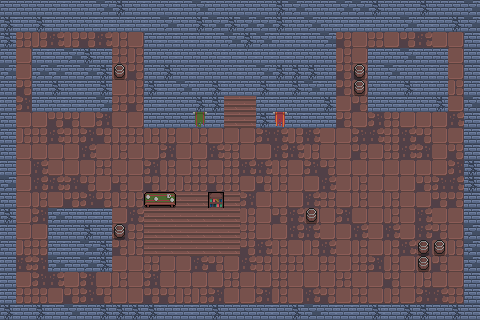

This game map was drawn from its Tiled (.tmx) file and the tilesets committed beside it. A one-line description and the full map source follow:
An orthogonal 30x20 tile map with 16x16 px tiles, 3 tile layers (floor, walls, decor) and 7 objects (2x marker, player, camera, npc/elder, door, ...).

<map version="1.10" tiledversion="1.11.0" orientation="orthogonal" renderorder="right-down" width="30" height="20" tilewidth="16" tileheight="16" infinite="0" nextlayerid="5" nextobjectid="8">
 <properties>
  <property name="title" value="Millbrook" />
 </properties>
 <tileset firstgid="1" source="tiles.tsx" />
 <layer id="1" name="floor" width="30" height="20">
  <properties><property name="renderLayer" value="floor" /></properties>
  <data encoding="csv">
0,0,0,0,0,0,0,0,0,0,0,0,0,0,0,0,0,0,0,0,0,0,0,0,0,0,0,0,0,0,
0,0,0,0,0,0,0,0,0,0,0,0,0,0,0,0,0,0,0,0,0,0,0,0,0,0,0,0,0,0,
0,12,22,31,22,21,31,22,13,0,0,0,0,0,0,0,0,0,0,0,0,21,13,12,13,21,31,13,13,0,
0,13,0,0,0,0,0,12,22,0,0,0,0,0,0,0,0,0,0,0,0,22,13,0,0,0,0,0,13,0,
0,13,0,0,0,0,0,13,21,0,0,0,0,0,0,0,0,0,0,0,0,21,21,0,0,0,0,0,13,0,
0,21,0,0,0,0,0,13,22,0,0,0,0,0,0,0,0,0,0,0,0,21,13,0,0,0,0,0,22,0,
0,30,0,0,0,0,0,12,21,0,0,0,0,0,28,28,0,0,0,0,0,13,21,0,0,0,0,0,13,0,
0,13,13,21,21,13,30,13,13,0,0,0,0,0,28,28,0,0,0,0,0,21,13,30,12,13,13,13,31,0,
0,22,12,31,12,30,21,22,12,22,22,13,22,13,13,13,30,31,22,31,13,13,30,31,12,31,21,13,13,0,
0,13,13,13,13,31,13,22,13,13,30,13,13,31,12,13,13,31,31,22,13,13,21,13,12,31,30,13,21,0,
0,13,31,13,13,13,12,13,13,30,22,13,12,13,12,31,31,22,13,30,21,13,13,13,13,13,13,13,30,0,
0,13,31,31,30,21,13,21,13,21,22,22,12,21,12,13,21,22,13,13,31,13,22,13,13,13,21,30,31,0,
0,13,22,13,21,30,21,22,22,28,28,28,28,28,28,30,13,13,13,31,12,13,22,13,22,13,13,21,21,0,
0,13,30,0,0,0,0,13,31,28,28,28,28,28,28,22,13,21,31,13,13,30,13,13,22,13,31,13,13,0,
0,13,13,0,0,0,0,30,12,28,28,28,28,28,28,12,13,13,31,31,13,13,31,13,31,13,31,21,13,0,
0,22,12,0,0,0,0,21,22,28,28,28,28,28,28,21,31,22,13,22,31,13,22,13,22,31,30,13,22,0,
0,31,30,0,0,0,0,13,13,12,13,13,31,21,13,31,12,22,12,13,12,13,12,30,22,13,13,21,13,0,
0,13,30,31,13,30,13,22,13,30,13,13,13,13,12,13,13,12,13,13,13,12,13,13,21,13,22,13,13,0,
0,12,12,13,21,30,21,13,13,21,21,22,22,30,13,13,30,22,13,31,21,13,12,13,22,13,30,31,12,0,
0,0,0,0,0,0,0,0,0,0,0,0,0,0,0,0,0,0,0,0,0,0,0,0,0,0,0,0,0,0
</data>
 </layer>
 <layer id="2" name="walls" width="30" height="20">
  <properties><property name="renderLayer" value="floor" /></properties>
  <data encoding="csv">
44,44,44,44,43,44,52,54,44,43,44,43,52,43,44,44,44,54,52,44,44,52,52,54,44,44,54,44,44,52,
54,43,54,43,44,44,43,43,43,43,52,44,54,52,54,52,52,54,44,52,44,43,43,43,44,52,44,43,54,52,
54,0,0,0,0,0,0,0,0,44,43,43,43,43,52,54,52,43,43,43,52,0,0,0,0,0,0,0,0,44,
44,0,44,43,52,54,44,0,0,43,44,43,44,44,43,43,43,43,43,44,44,0,0,43,44,52,43,44,0,43,
52,0,52,52,44,52,54,0,0,44,54,44,43,44,44,43,52,54,54,54,44,0,0,43,52,43,44,43,0,44,
44,0,44,54,44,43,54,0,0,54,43,52,43,54,43,44,54,43,54,52,43,0,0,44,43,54,43,43,0,43,
43,0,43,44,43,43,52,0,0,43,43,44,54,54,0,0,44,43,44,44,54,0,0,43,44,43,44,54,0,52,
44,0,0,0,0,0,0,0,0,43,44,44,43,43,0,0,54,43,44,43,44,0,0,0,0,0,0,0,0,44,
44,0,0,0,0,0,0,0,0,0,0,0,0,0,0,0,0,0,0,0,0,0,0,0,0,0,0,0,0,43,
44,0,0,0,0,0,0,0,0,0,0,0,0,0,0,0,0,0,0,0,0,0,0,0,0,0,0,0,0,44,
43,0,0,0,0,0,0,0,0,0,0,0,0,0,0,0,0,0,0,0,0,0,0,0,0,0,0,0,0,54,
52,0,0,0,0,0,0,0,0,0,0,0,0,0,0,0,0,0,0,0,0,0,0,0,0,0,0,0,0,54,
44,0,0,0,0,0,0,0,0,0,0,0,0,0,0,0,0,0,0,0,0,0,0,0,0,0,0,0,0,43,
54,0,0,52,44,43,43,0,0,0,0,0,0,0,0,0,0,0,0,0,0,0,0,0,0,0,0,0,0,43,
43,0,0,44,44,54,44,0,0,0,0,0,0,0,0,0,0,0,0,0,0,0,0,0,0,0,0,0,0,52,
44,0,0,44,43,52,54,0,0,0,0,0,0,0,0,0,0,0,0,0,0,0,0,0,0,0,0,0,0,52,
43,0,0,52,44,52,54,0,0,0,0,0,0,0,0,0,0,0,0,0,0,0,0,0,0,0,0,0,0,52,
43,0,0,0,0,0,0,0,0,0,0,0,0,0,0,0,0,0,0,0,0,0,0,0,0,0,0,0,0,43,
43,0,0,0,0,0,0,0,0,0,0,0,0,0,0,0,0,0,0,0,0,0,0,0,0,0,0,0,0,44,
54,43,54,43,52,43,54,54,54,54,43,43,43,54,44,44,44,43,54,52,44,43,43,54,43,54,54,44,54,44
</data>
 </layer>
 <layer id="3" name="decor" width="30" height="20">
  <properties><property name="renderLayer" value="floor" /></properties>
  <data encoding="csv">
0,0,0,0,0,0,0,0,0,0,0,0,0,0,0,0,0,0,0,0,0,0,0,0,0,0,0,0,0,0,
0,0,0,0,0,0,0,0,0,0,0,0,0,0,0,0,0,0,0,0,0,0,0,0,0,0,0,0,0,0,
0,0,0,0,0,0,0,0,0,0,0,0,0,0,0,0,0,0,0,0,0,0,0,0,0,0,0,0,0,0,
0,0,0,0,0,0,0,0,0,0,0,0,0,0,0,0,0,0,0,0,0,0,0,0,0,0,0,0,0,0,
0,0,0,0,0,0,0,2,0,0,0,0,0,0,0,0,0,0,0,0,0,0,2,0,0,0,0,0,0,0,
0,0,0,0,0,0,0,0,0,0,0,0,0,0,0,0,0,0,0,0,0,0,2,0,0,0,0,0,0,0,
0,0,0,0,0,0,0,0,0,0,0,0,0,0,0,0,0,0,0,0,0,0,0,0,0,0,0,0,0,0,
0,0,0,0,0,0,0,0,0,0,0,0,4,0,0,0,0,5,0,0,0,0,0,0,0,0,0,0,0,0,
0,0,0,0,0,0,0,0,0,0,0,0,0,0,0,0,0,0,0,0,0,0,0,0,0,0,0,0,0,0,
0,0,0,0,0,0,0,0,0,0,0,0,0,0,0,0,0,0,0,0,0,0,0,0,0,0,0,0,0,0,
0,0,0,0,0,0,0,0,0,0,0,0,0,0,0,0,0,0,0,0,0,0,0,0,0,0,0,0,0,0,
0,0,0,0,0,0,0,0,0,0,0,0,0,0,0,0,0,0,0,0,0,0,0,0,0,0,0,0,0,0,
0,0,0,0,0,0,0,0,0,10,11,0,0,3,0,0,0,0,0,0,0,0,0,0,0,0,0,0,0,0,
0,0,0,0,0,0,0,0,0,0,0,0,0,0,0,0,0,0,0,2,0,0,0,0,0,0,0,0,0,0,
0,0,0,0,0,0,0,2,0,0,0,0,0,0,0,0,0,0,0,0,0,0,0,0,0,0,0,0,0,0,
0,0,0,0,0,0,0,0,0,0,0,0,0,0,0,0,0,0,0,0,0,0,0,0,0,0,2,2,0,0,
0,0,0,0,0,0,0,0,0,0,0,0,0,0,0,0,0,0,0,0,0,0,0,0,0,0,2,0,0,0,
0,0,0,0,0,0,0,0,0,0,0,0,0,0,0,0,0,0,0,0,0,0,0,0,0,0,0,0,0,0,
0,0,0,0,0,0,0,0,0,0,0,0,0,0,0,0,0,0,0,0,0,0,0,0,0,0,0,0,0,0,
0,0,0,0,0,0,0,0,0,0,0,0,0,0,0,0,0,0,0,0,0,0,0,0,0,0,0,0,0,0
</data>
 </layer>
 <objectgroup id="4" name="entities">
  <object id="1" name="player" type="player" x="248" y="256"><point /></object>
  <object id="2" name="camera" type="camera" x="24" y="32"><properties><property name="CameraFollow.target" type="object" value="1" /></properties><point /></object>
  <object id="3" name="elder" type="npc/elder" x="184" y="240"><point /></object>
  <object id="4" name="door" type="door" x="240" y="128"><properties><property name="Door.flag" value="door.cellar" /></properties><point /></object>
  <object id="5" name="to_cellar" type="travel" x="240" y="112"><properties><property name="Travel.area" value="cellar" /><property name="Travel.spawn" value="from_town" /></properties><point /></object>
  <object id="6" name="start" type="marker" x="248" y="256"><point /></object>
  <object id="7" name="from_cellar" type="marker" x="240" y="160"><point /></object>
 </objectgroup>
</map>
